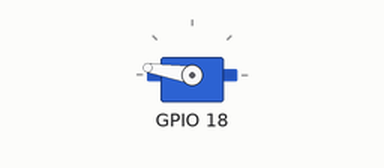
The program below on a simulated Raspberry Pi (BCM pin numbers). Shown: servo. Servo angles are drawn from the pulse width (0.5 ms = 0°, 2.5 ms = 180°). At 10.0 s the program stops and its outputs stay as they are.

Above: at 0.1 s.
At 9.1 s:
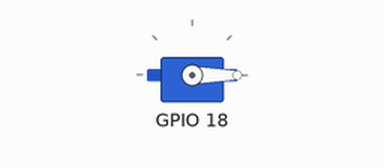
Timing chart, 0 to 10.6 s (numbered marks = the images above):
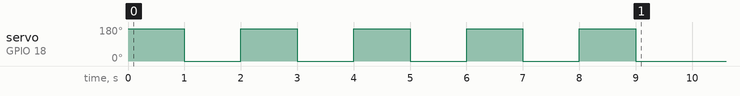

The program:

go02.py
```python
import time
import RPi.GPIO as GPIO


class SBMotor:
    def __init__(self, pin=18, freq=50):
        self.pin = pin
        self.frequency = freq

        GPIO.setmode(GPIO.BCM)
        GPIO.setup(self.pin, GPIO.OUT)
        self.pwm = GPIO.PWM(self.pin, self.frequency)


    def servo_angle(self, angle):
        duty = 2.5 + (12.0 - 2.5) * (angle + 90) / 180
        self.pwm.ChangeDutyCycle(duty)
        time.sleep(1.0)


    def run(self, angle):
        self.pwm.start(0)

        for i in range(5):
            self.servo_angle(angle)
            self.servo_angle(angle * -1)

        self.pwm.stop(self.pin)
        GPIO.cleanup(self.pin)


if __name__ == '__main__':
    a = SBMotor()
    a.run(90)
```
